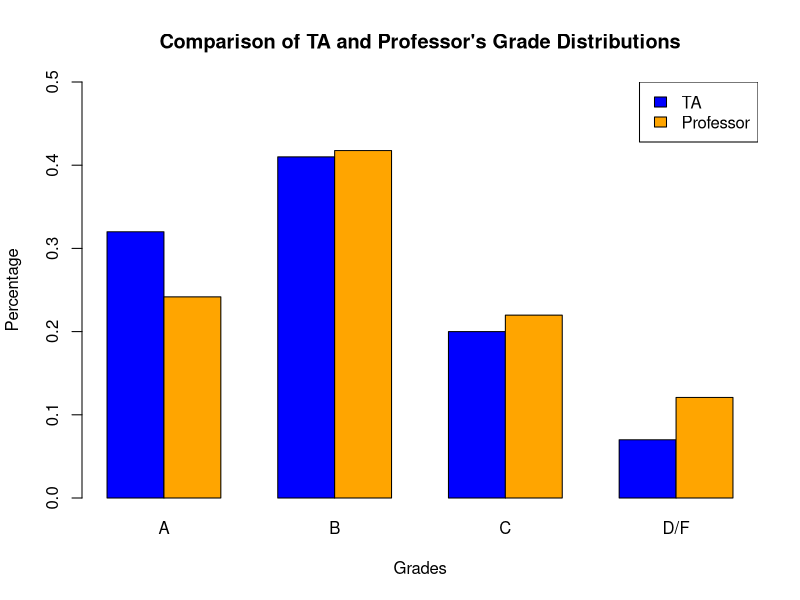

This chart was generated by the following R code:
data = data.frame(
  Probability = c(0.32, 0.41, 0.2, 0.07),
  Count = c(22, 38, 20, 11),
  row.names = c("A", "B", "C", "D/F")
)
#     Probability Count
# A          0.32    22
# B          0.41    38
# C          0.20    20
# D/F        0.07    11

attach(data)

# a.
total_student = apply(data, 2, sum)[2]
professor_probability = Count / total_student * 100
cat("Professor's percents A:", professor_probability[1],
    "% B:", professor_probability[2], "% C:", professor_probability[3],
    "% D/F:", professor_probability[4], "%")

barplot(rbind(Probability, professor_probability/100), beside = TRUE,
        names.arg = c("A", "B", "C", "D/F"), 
        ylim = c(0,0.5), col = c("blue", "orange"),
        main = "Comparison of TA and Professor's Grade Distributions",
        xlab = "Grades", ylab = "Percentage")
legend("topright", c("TA", "Professor"), fill = c("blue", "orange"))


# b.
expected_count = Probability * total_student
expected_count

# c.
chisq.test(Count, p=Probability)
